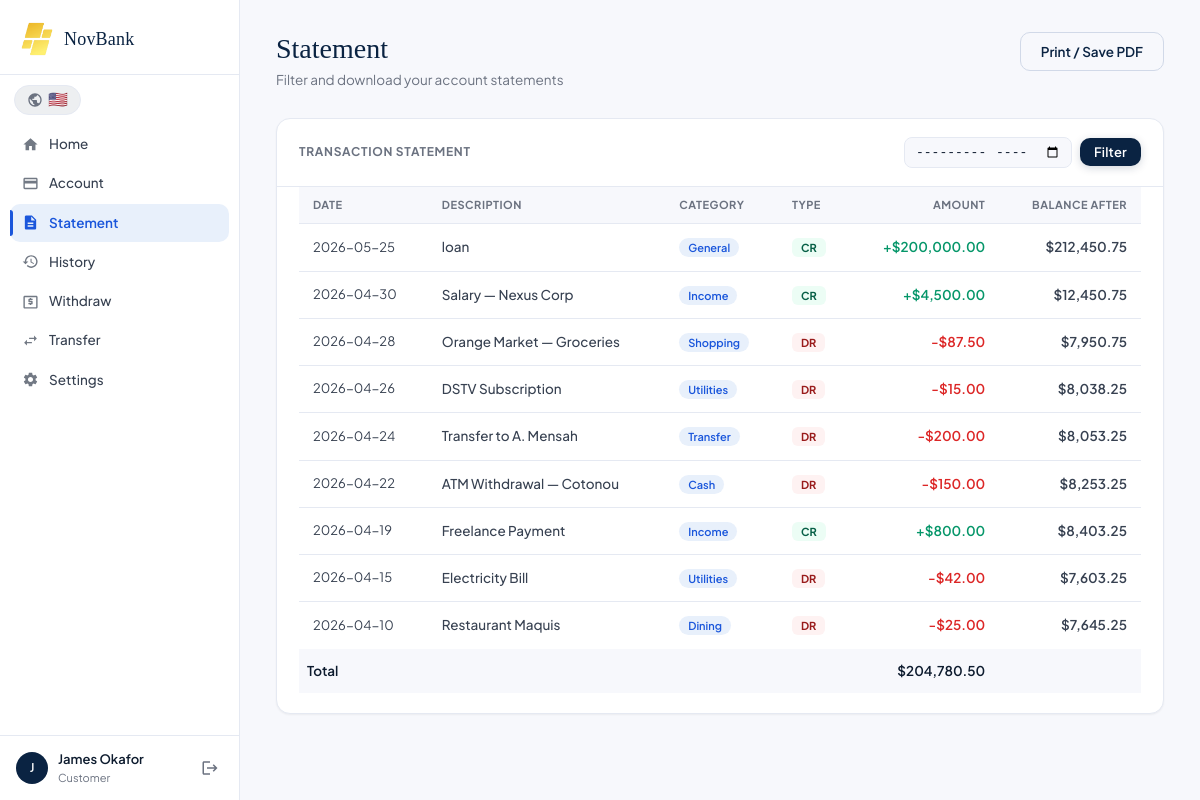
/statement (signed in), run on the app's committed database.
### tables this page shows
CREATE TABLE users (
        id INTEGER PRIMARY KEY AUTOINCREMENT,
        name TEXT NOT NULL,
        email TEXT UNIQUE NOT NULL,
        password TEXT NOT NULL,
        role TEXT DEFAULT 'customer',
        account_number TEXT UNIQUE,
        account_type TEXT DEFAULT 'Checking',
        balance REAL DEFAULT 0.0,
        routing_number TEXT DEFAULT '021000021',
        phone TEXT DEFAULT '',
        address TEXT DEFAULT '',
        frozen INTEGER DEFAULT 0,
        transfers_enabled INTEGER DEFAULT 0,
        created_at TEXT DEFAULT CURRENT_TIMESTAMP
    , member_since TEXT DEFAULT CURRENT_TIMESTAMP);

CREATE TABLE transactions (
        id INTEGER PRIMARY KEY AUTOINCREMENT,
        user_id INTEGER,
        type TEXT,
        amount REAL,
        description TEXT,
        category TEXT DEFAULT 'General',
        balance_after REAL,
        status TEXT DEFAULT 'Completed',
        date TEXT DEFAULT CURRENT_TIMESTAMP,
        FOREIGN KEY(user_id) REFERENCES users(id)
    );

### app.py (the view)
@app.route("/statement")
@login_required
def statement():
    month = request.args.get("month", "")
    con = get_db()
    user = con.execute("SELECT * FROM users WHERE id=?", (session["user_id"],)).fetchone()
    query = "SELECT * FROM transactions WHERE user_id=?"
    params = [session["user_id"]]
    if month:
        query += " AND strftime('%Y-%m', date) = ?"
        params.append(month)
    query += " ORDER BY date DESC"
    txns = con.execute(query, params).fetchall()
    con.close()
    return render_template("statement.html", user=user, txns=txns, month=month)

### app.py (called while the page is built)
def get_db():
    con = sqlite3.connect(DB)
    con.row_factory = sqlite3.Row
    return con

def login_required(f):
    from functools import wraps
    @wraps(f)
    def decorated(*args, **kwargs):
        if "user_id" not in session:
            return redirect(url_for("login"))
        return f(*args, **kwargs)
    return decorated

### templates/statement.html (shortened to what this page needs)
{% extends "base.html" %}
{% block content %}
<div class="page-header">
  <div>
    <h1 class="page-title">Statement</h1>
    <p class="page-sub">Filter and download your account statements</p>
  </div>
  <div class="header-actions">
    <button class="btn-outline" onclick="window.print()">Print / Save PDF</button>
  </div>
</div>
<div class="section-card">
  <div class="section-card-header">
    <h2 class="section-card-title">Transaction Statement</h2>
    <form method="GET" style="display:flex;gap:8px;align-items:center">
      <input type="month" name="month" value="{{ month }}" style="font-size:13px;padding:6px 10px;border:1px solid var(--border);border-radius:8px;background:var(--bg);color:var(--text)">
      <button type="submit" class="btn-primary" style="padding:6px 14px;font-size:13px">Filter</button>
    </form>
  </div>
  {% if txns %}
  <div class="data-table-wrap"><table class="data-table">
    <thead>
      <tr>
        <th>Date</th>
        <th>Description</th>
        <th>Category</th>
        <th>Type</th>
        <th style="text-align:right">Amount</th>
        <th style="text-align:right">Balance After</th>
      </tr>
    </thead>
    <tbody>
      {% for t in txns %}
      <tr>
        <td class="td-date">{{ t['date'][:10] }}</td>
        <td class="td-desc">{{ t['description'] }}</td>
        <td><span class="cat-badge">{{ t['category'] }}</span></td>
        <td><span class="type-badge {{ 'cr' if t['type']=='CR' else 'dr' }}">{{ t['type'] }}</span></td>
        <td class="td-amount {{ 'cr' if t['type']=='CR' else 'dr' }}">
          {{ '+' if t['type']=='CR' else '-' }}${{ "{:,.2f}".format(t['amount']) }}
        </td>
        <td class="td-amount" style="text-align:right">${{ "{:,.2f}".format(t['balance_after']) }}</td>
      </tr>
      {% endfor %}
    </tbody>
    <tfoot>
      <tr>
        <td colspan="4" style="font-weight:600;padding:10px 8px">Total</td>
        <td class="td-amount" style="text-align:right;font-weight:600">
          {% set total = namespace(v=0) %}
          {% for t in txns %}{% if t['type']=='CR' %}{% set total.v = total.v + t['amount'] %}{% else %}{% set total.v = total.v - t['amount'] %}{% endif %}{% endfor %}
          <span class="{{ 'cr' if total.v >= 0 else 'dr' }}">${{ "{:,.2f}".format(total.v|abs) }}</span>
        </td>
        <td></td>
      </tr>
    </tfoot>
  </table></div>
  {% else %}
  <p class="empty-state">No transactions found for the selected period.</p>
  {% endif %}
</div>
{% endblock %}

### templates/base.html (shortened to what this page needs)
<!DOCTYPE html>
<html lang="en">
<head>
<link rel="stylesheet" href="{{ url_for('static', filename='css/style.css') }}">
</head>
<body>
{% if session.get('user_id') %}
<div class="app-shell">
  <aside class="sidebar" id="sidebar">
    <div class="sidebar-logo">
      <img src="{{ url_for('static', filename='logo.png') }}" class="logo-img" alt="NovBank Logo">
      <span class="logo-text">NovBank</span>
    </div>
    <div style="padding:10px 14px 0"><div id="lang-switcher-container"></div></div>
    <nav class="sidebar-nav">
      {% if session.get('role') == 'admin' %}
        <a href="{{ url_for('admin_dashboard') }}" class="nav-link {% if request.endpoint == 'admin_dashboard' %}active{% endif %}">
          <svg viewBox="0 0 24 24"><path d="M3 13h8V3H3v10zm0 8h8v-6H3v6zm10 0h8V11h-8v10zm0-18v6h8V3h-8z"/></svg>
          Dashboard
        </a>
        <a href="{{ url_for('admin_customers') }}" class="nav-link {% if 'customer' in request.endpoint %}active{% endif %}">
          <svg viewBox="0 0 24 24"><path d="M16 11c1.66 0 2.99-1.34 2.99-3S17.66 5 16 5c-1.66 0-3 1.34-3 3s1.34 3 3 3zm-8 0c1.66 0 2.99-1.34 2.99-3S9.66 5 8 5C6.34 5 5 6.34 5 8s1.34 3 3 3zm0 2c-2.33 0-7 1.17-7 3.5V19h14v-2.5c0-2.33-4.67-3.5-7-3.5zm8 0c-.29 0-.62.02-.97.05 1.16.84 1.97 1.97 1.97 3.45V19h6v-2.5c0-2.33-4.67-3.5-7-3.5z"/></svg>
          Customers
        </a>
        <a href="{{ url_for('admin_transactions') }}" class="nav-link {% if request.endpoint == 'admin_transactions' %}active{% endif %}">
          <svg viewBox="0 0 24 24"><path d="M20 4H4c-1.11 0-2 .89-2 2v12c0 1.11.89 2 2 2h16c1.11 0 2-.89 2-2V6c0-1.11-.89-2-2-2zm0 14H4v-6h16v6zm0-10H4V6h16v2z"/></svg>
          Transactions
        </a>
        <a href="{{ url_for('admin_withdrawals') }}" class="nav-link {% if request.endpoint == 'admin_withdrawals' %}active{% endif %}">
          <svg viewBox="0 0 24 24"><path d="M11 17h2v-1h1c.55 0 1-.45 1-1v-3c0-.55-.45-1-1-1h-3v-1h4v-2h-2V7h-2v1h-1c-.55 0-1 .45-1 1v3c0 .55.45 1 1 1h3v1H9v2h2v1zm9-13H4c-1.11 0-2 .89-2 2v14c0 1.11.89 2 2 2h16c1.11 0 2-.89 2-2V6c0-1.11-.89-2-2-2zm0 16H4V6h16v14z"/></svg>
          Withdrawals
        </a>
        <a href="{{ url_for('admin_add_customer') }}" class="nav-link {% if request.endpoint == 'admin_add_customer' %}active{% endif %}">
          <svg viewBox="0 0 24 24"><path d="M15 12c2.21 0 4-1.79 4-4s-1.79-4-4-4-4 1.79-4 4 1.79 4 4 4zm-9-2V7H4v3H1v2h3v3h2v-3h3v-2H6zm9 4c-2.67 0-8 1.34-8 4v2h16v-2c0-2.66-5.33-4-8-4z"/></svg>
          Add Customer
        </a>
      {% else %}
        <a href="{{ url_for('dashboard') }}" class="nav-link {% if request.endpoint == 'dashboard' %}active{% endif %}">
          <svg viewBox="0 0 24 24"><path d="M10 20v-6h4v6h5v-8h3L12 3 2 12h3v8z"/></svg>
          Home
        </a>
        <a href="{{ url_for('account') }}" class="nav-link {% if request.endpoint == 'account' %}active{% endif %}">
          <svg viewBox="0 0 24 24"><path d="M20 4H4c-1.11 0-2 .89-2 2v12c0 1.11.89 2 2 2h16c1.11 0 2-.89 2-2V6c0-1.11-.89-2-2-2zm0 14H4v-6h16v6zm0-10H4V6h16v2z"/></svg>
          Account
        </a>
        <a href="{{ url_for('statement') }}" class="nav-link {% if request.endpoint == 'statement' %}active{% endif %}">
          <svg viewBox="0 0 24 24"><path d="M14 2H6c-1.1 0-2 .9-2 2v16c0 1.1.9 2 2 2h12c1.1 0 2-.9 2-2V8l-6-6zm2 16H8v-2h8v2zm0-4H8v-2h8v2zm-3-5V3.5L18.5 9H13z"/></svg>
          Statement
        </a>
        <a href="{{ url_for('history') }}" class="nav-link {% if request.endpoint == 'history' %}active{% endif %}">
          <svg viewBox="0 0 24 24"><path d="M13 3c-4.97 0-9 4.03-9 9H1l3.89 3.89.07.14L9 12H6c0-3.87 3.13-7 7-7s7 3.13 7 7-3.13 7-7 7c-1.93 0-3.68-.79-4.94-2.06l-1.42 1.42C8.27 19.99 10.51 21 13 21c4.97 0 9-4.03 9-9s-4.03-9-9-9zm-1 5v5l4.28 2.54.72-1.21-3.5-2.08V8H12z"/></svg>
          History
        </a>
        <a href="{{ url_for('withdraw') }}" class="nav-link {% if request.endpoint == 'withdraw' %}active{% endif %}">
          <svg viewBox="0 0 24 24"><path d="M11 17h2v-1h1c.55 0 1-.45 1-1v-3c0-.55-.45-1-1-1h-3v-1h4v-2h-2V7h-2v1h-1c-.55 0-1 .45-1 1v3c0 .55.45 1 1 1h3v1H9v2h2v1zm9-13H4c-1.11 0-2 .89-2 2v14c0 1.11.89 2 2 2h16c1.11 0 2-.89 2-2V6c0-1.11-.89-2-2-2zm0 16H4V6h16v14z"/></svg>
          Withdraw
        </a>
        <a href="{{ url_for('transfer') }}" class="nav-link {% if request.endpoint == 'transfer' %}active{% endif %}">
          <svg viewBox="0 0 24 24"><path d="M6.99 11L3 15l3.99 4v-3H14v-2H6.99v-3zM21 9l-3.99-4v3H10v2h7.01v3L21 9z"/></svg>
          Transfer
        </a>
        <a href="{{ url_for('settings') }}" class="nav-link {% if request.endpoint == 'settings' %}active{% endif %}">
          Settings
        </a>
      {% endif %}
    </nav>
    <div class="sidebar-footer">
      <div class="user-info-small">
        <div class="avatar-sm">{{ session.get('name', 'U')[0] }}</div>
        <div>
          <div class="user-name-sm">{{ session.get('name') }}</div>
          <div class="user-role-sm">{{ session.get('role')|capitalize }}</div>
        </div>
      </div>
      <a href="{{ url_for('logout') }}" class="logout-link" title="Sign out">
        <svg viewBox="0 0 24 24"><path d="M17 7l-1.41 1.41L18.17 11H8v2h10.17l-2.58 2.58L17 17l5-5zM4 5h8V3H4c-1.1 0-2 .9-2 2v14c0 1.1.9 2 2 2h8v-2H4V5z"/></svg>
      </a>
    </div>
  </aside>
  <main class="main-content" id="main-content">
    {% block content %}{% endblock %}
  </main>
</div>
{% else %}
  {% block auth %}{% endblock %}
{% endif %}
</body>
</html>

### data on the page
users: get "James Okafor", get "Customer"
transactions: date "2026-05-25", description "loan", category "General", type "CR", type "+", amount "200,000.00", balance_after "212,450.75"
transactions: date "2026-04-30", description "Salary — Nexus Corp", category "Income", type "CR", type "+", amount "4,500.00", balance_after "12,450.75"
transactions: date "2026-04-28", description "Orange Market — Groceries", category "Shopping", type "DR", type "-", amount "87.50", balance_after "7,950.75"
transactions: date "2026-04-26", description "DSTV Subscription", category "Utilities", type "DR", type "-", amount "15.00", balance_after "8,038.25"
transactions: date "2026-04-24", description "Transfer to A. Mensah", category "Transfer", type "DR", type "-", amount "200.00", balance_after "8,053.25"
transactions: date "2026-04-22", description "ATM Withdrawal — Cotonou", category "Cash", type "DR", type "-", amount "150.00", balance_after "8,253.25"
transactions: date "2026-04-19", description "Freelance Payment", category "Income", type "CR", type "+", amount "800.00", balance_after "8,403.25"
transactions: date "2026-04-15", description "Electricity Bill", category "Utilities", type "DR", type "-", amount "42.00", balance_after "7,603.25"
transactions: date "2026-04-10", description "Restaurant Maquis", category "Dining", type "DR", type "-", amount "25.00", balance_after "7,645.25"

### other printed values
{{ session.get('name', 'U')[0] }} "J"
{{ "{:,.2f}".format(total.v|abs) }} "204,780.50"
